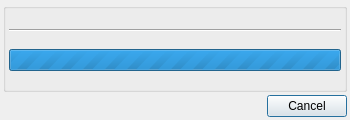
<?xml version="1.0" encoding="UTF-8"?>
<ui version="4.0">
 <class>Process</class>
 <widget class="QDialog" name="Process">
  <property name="windowModality">
   <enum>Qt::NonModal</enum>
  </property>
  <property name="geometry">
   <rect>
    <x>0</x>
    <y>0</y>
    <width>350</width>
    <height>120</height>
   </rect>
  </property>
  <property name="windowTitle">
   <string>Mounting image...</string>
  </property>
  <property name="sizeGripEnabled">
   <bool>false</bool>
  </property>
  <property name="modal">
   <bool>false</bool>
  </property>
  <layout class="QGridLayout">
   <property name="margin">
    <number>3</number>
   </property>
   <property name="spacing">
    <number>3</number>
   </property>
   <item row="0" column="0" colspan="2">
    <widget class="QGroupBox" name="groupBox">
     <property name="title">
      <string/>
     </property>
     <layout class="QVBoxLayout">
      <property name="spacing">
       <number>3</number>
      </property>
      <property name="margin">
       <number>3</number>
      </property>
      <item>
       <widget class="QLabel" name="lblInfo">
        <property name="text">
         <string/>
        </property>
       </widget>
      </item>
      <item>
       <widget class="Line" name="line">
        <property name="orientation">
         <enum>Qt::Horizontal</enum>
        </property>
       </widget>
      </item>
      <item>
       <spacer>
        <property name="orientation">
         <enum>Qt::Vertical</enum>
        </property>
        <property name="sizeHint" stdset="0">
         <size>
          <width>20</width>
          <height>40</height>
         </size>
        </property>
       </spacer>
      </item>
      <item>
       <widget class="QProgressBar" name="progressBar">
        <property name="minimum">
         <number>0</number>
        </property>
        <property name="maximum">
         <number>0</number>
        </property>
        <property name="value">
         <number>-1</number>
        </property>
       </widget>
      </item>
      <item>
       <spacer>
        <property name="orientation">
         <enum>Qt::Vertical</enum>
        </property>
        <property name="sizeHint" stdset="0">
         <size>
          <width>20</width>
          <height>40</height>
         </size>
        </property>
       </spacer>
      </item>
     </layout>
    </widget>
   </item>
   <item row="1" column="0">
    <spacer>
     <property name="orientation">
      <enum>Qt::Horizontal</enum>
     </property>
     <property name="sizeHint" stdset="0">
      <size>
       <width>546</width>
       <height>20</height>
      </size>
     </property>
    </spacer>
   </item>
   <item row="1" column="1">
    <widget class="QPushButton" name="cmdCancel">
     <property name="text">
      <string>Cancel</string>
     </property>
    </widget>
   </item>
  </layout>
 </widget>
 <resources/>
 <connections/>
</ui>
